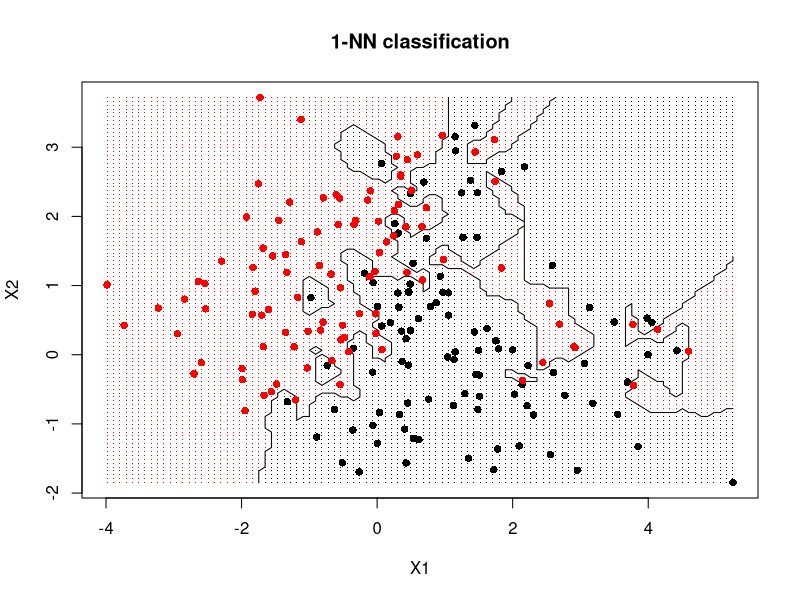
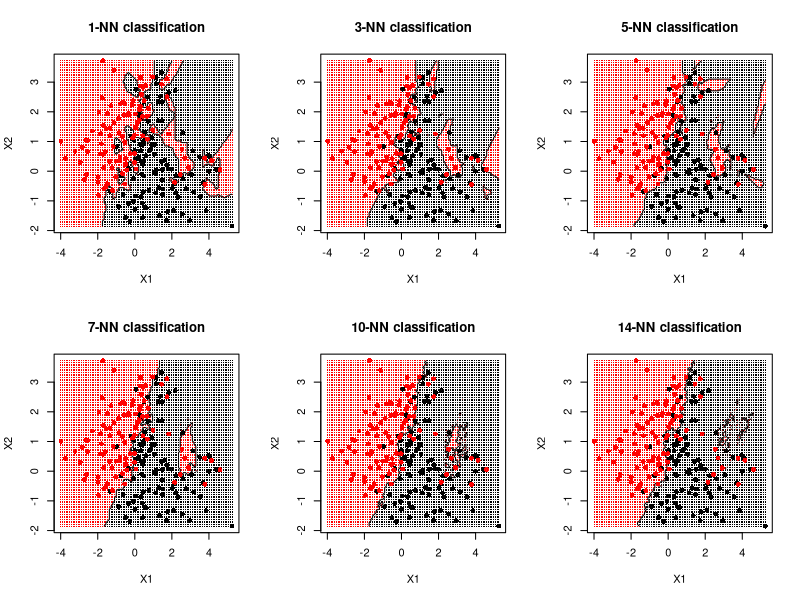

Recreate these plots in R, in order. (Note: this script raises an error after producing the figures.)
## ---- chunk 1
library(class)
library(MASS)
## ---- chunk 2
# this fn selects uniformly at random n gaussians (whose centers are given by input M) 
# and then samples from the selected gaussians one sample for each selected center
generate <- function (M, n=100, Sigma=diag(2)*sqrt(1/4)) 
{
  z <- sample(1:nrow(M), n, replace=TRUE)
  t(apply(M[z,], 1, function(mu) mvrnorm(1, mu, Sigma)))
}

# generate 10 means in two dimensions
M0 <- mvrnorm(10, c(1,0), diag(2))

# generate data out of M0 (class 0)
x0 <- generate(M0)

# repeat with M1 (class 1)
M1 <- mvrnorm(10, c(0,1), diag(2))
x1 <- generate(M1)

# Bind them together (by rows)
train <- rbind(x0, x1)
(N <- dim(train)[1])

# generate class labels in {0,1}
t <- c(rep(0,100), rep(1,100))
## ---- chunk 3
grid.size <- 100
XLIM <- range(train[,1])
grid.x <- seq(XLIM[1], XLIM[2], len=grid.size)

YLIM <- range(train[,2])
grid.y <- seq(YLIM[1], YLIM[2], len=grid.size)

test <- expand.grid(grid.x,grid.y)
dim(test)
## ---- chunk 4
nicecolors <- c('black','red')

visualize.1NN <- function ()
{
  par(mfrow=c(1,1))

  predicted <- knn(train, test, t, k=1)

  # These are the predictions
  plot(train, xlab="X1", ylab="X2", xlim=XLIM, ylim=YLIM, type="n")
  points(test, col=nicecolors[as.numeric(predicted)], pch=".")
  contour(grid.x, grid.y, matrix(as.numeric(predicted),grid.size,grid.size), 
          levels=c(1,2), add=TRUE, drawlabels=FALSE)

  # Add training points, for reference
  points(train, col=nicecolors[t+1], pch=16)
  title("1-NN classification")
}
  
visualize.1NN ()
## ---- chunk 5
par(mfrow=c(2,3))

for (myk in c(1,3,5,7,10,round(sqrt(N))))
{
  predicted <- knn(train, test, t, k=myk)
    
  plot(train, xlab="X1", ylab="X2", xlim=XLIM, ylim=YLIM, type="n")
  points(test, col=nicecolors[as.numeric(predicted)], pch=".")
  contour(grid.x, grid.y, matrix(as.numeric(predicted),grid.size,grid.size), 
          levels=c(1,2), add=TRUE, drawlabels=FALSE)
  
  # add training points, for reference
  points(train, col=nicecolors[t+1], pch=16)
  title(paste(myk,"-NN classification",sep=""))
}
## ---- chunk 6
data(wine, package="bootcluster") 
dim(wine)
colnames(wine) <- c('Wine.type','Alcohol','Malic.acid','Ash','Alcalinity.of.ash','Magnesium','Total.phenols','Flavanoids','Nonflavanoid.phenols','Proanthocyanins','Color.intensity','Hue','OD280.OD315','Proline')
wine$Wine.type <- factor(wine$Wine.type, labels=c("Cultivar.1","Cultivar.2","Cultivar.3"))

wine.data <- subset (wine, select = -Wine.type)
## ---- chunk 7
knn.preds <- rep(NA, nrow(wine.data))

for (i in 1:nrow(wine.data))
{
  knn.preds[i] <- knn (wine.data[-i,], wine.data[i,], wine$Wine.type[-i], k = 3) 
}

(tab <- table(Truth=wine$Wine.type, Preds=knn.preds))
1 - sum(tab[row(tab)==col(tab)])/sum(tab)
## ---- chunk 8
myknn.cv <- knn.cv (wine.data, wine$Wine.type, k = 3)
(tab <- table(Truth=wine$Wine.type, Preds=myknn.cv))
1 - sum(tab[row(tab)==col(tab)])/sum(tab)
## ---- chunk 9
set.seed (6046)
## ---- chunk 10
N <- nrow(wine)
neighbours <- 1:sqrt(N)

loop.k <- function (mydata, mytargets, myneighbours)
{
  errors <- matrix (nrow=length(myneighbours), ncol=2)
  colnames(errors) <- c("k","LOOCV error")

  for (k in myneighbours)
  {
    myknn.cv <- knn.cv (mydata, mytargets, k = myneighbours[k])
  
    # fill in number of neighbours and LOOCV error
    errors[k, "k"] <- myneighbours[k]
  
    tab <- table(Truth=mytargets, Preds=myknn.cv)
    errors[k, "LOOCV error"] <- 1 - sum(tab[row(tab)==col(tab)])/sum(tab)
  }
  errors
}
## ---- chunk 11
par(mfrow=c(1,1))

plot(loop.k (wine.data, wine$Wine.type, neighbours), type="l", xaxt = "n")
axis(1, neighbours)
## ---- chunk 12
plot(loop.k (scale(wine.data), wine$Wine.type, neighbours), type="l", xaxt = "n")
axis(1, neighbours)
## ---- chunk 13
lda.model <- lda (Wine.type ~ ., data = wine)
loadings <- as.matrix(wine.data) %*% as.matrix(lda.model$scaling)
## ---- chunk 14
set.seed (6046)
plot(loop.k (loadings, wine$Wine.type, neighbours), type="l", xaxt = "n")
axis(1, neighbours)
